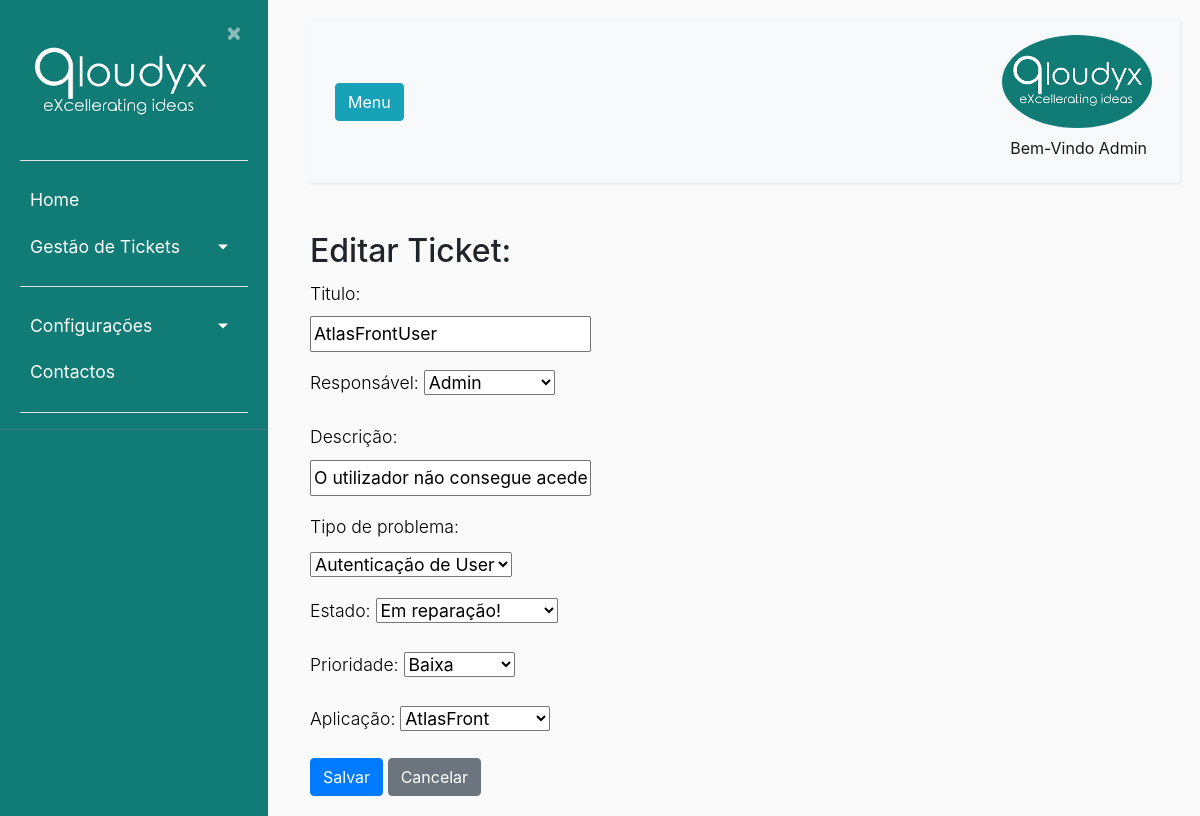
The app's page /1/editar/ (signed in), older data.
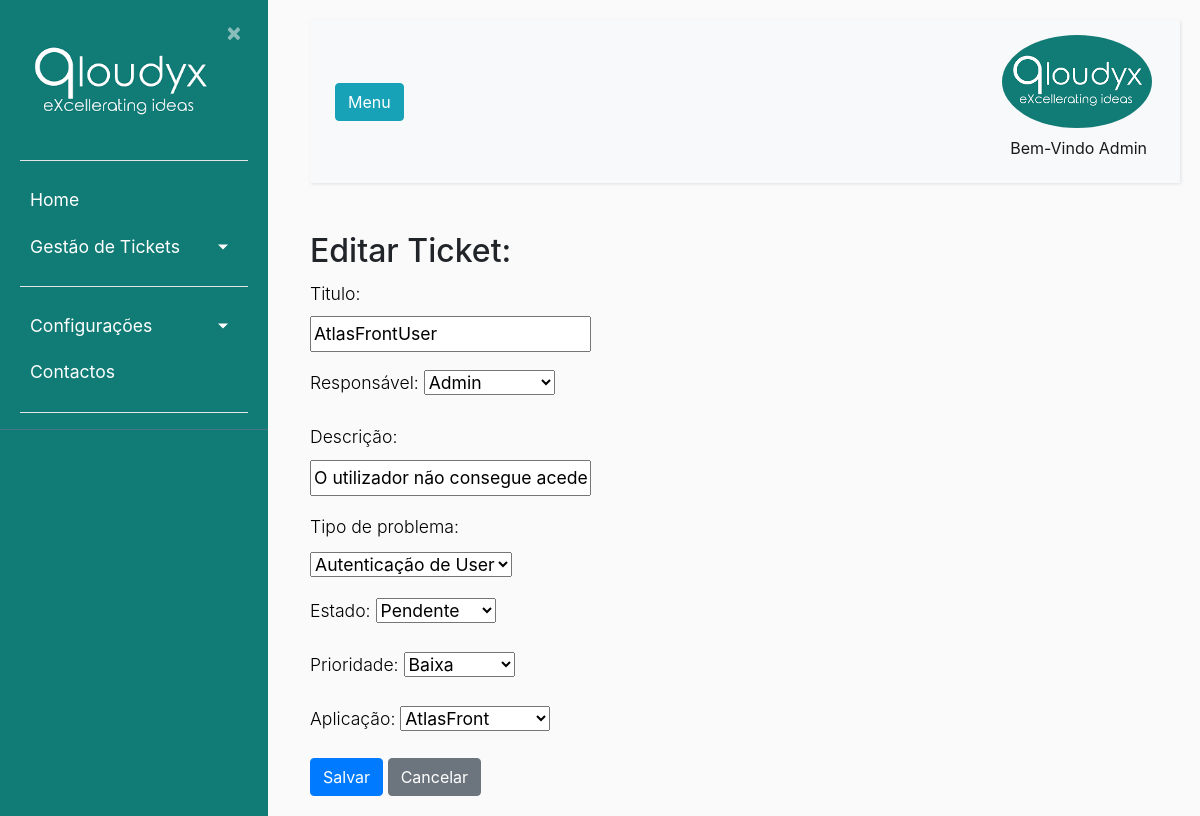
The same page, newer data.
### ticket/models.py (models this page shows)
class StatusLog(models.Model):
    estado = models.ForeignKey(Estado, on_delete=models.CASCADE, verbose_name='Estado')
    usuario = models.ForeignKey(Usuarios, on_delete=models.CASCADE, verbose_name='Utilizador')
    dataHora = models.DateTimeField(default=timezone.now(), verbose_name='Data de Criação')
    def __str__(self):
        return f"{self.estado}"

class Estado(models.Model):
    estado = models.CharField(max_length=20)
    cor = models.CharField(max_length=30)
    font_color = models.CharField(max_length=30)
    descricao = models.CharField(max_length=300)
    def __str__(self):
        return self.estado

### ticket/views.py (the view, shortened to what this page needs)
# urls.py: path('<int:pk>/editar/', views.editar_ticket, name='editar_ticket'),  # Editar ticket
@login_required
def editar_ticket(request, pk):
    if request.user.nome == "Admin" or request.user.role == "Interno":
        ticket = get_object_or_404(Ticket,pk=pk)
        if request.method == 'POST':
            form = TicketFormAdmin(request.POST, instance=ticket)
            if form.is_valid():
                form.save()
                messages.success(request, f'Ticket editado com sucesso.')
                return redirect(reverse('listaticket'))
        else:
            form = TicketFormAdmin(instance=ticket)
        return render(request, 'ticket/editar_ticket.html', {'form': form, 'ticket': ticket})

### users/forms.py
class TicketFormAdmin(forms.ModelForm):
    class Meta:
        model = Ticket
        fields = ['nome','usuarios','descricao','app_tpPedidos','estado','prioridade', 'usuario_app']
        labels = {
        "nome": "Titulo",
        "descricao":"Descrição",
        "app_tpPedidos": "Tipo de problema",
        "estado": "Estado",
        "prioridade":"Prioridade",
        "usuario_app" : "Aplicação",
    }

### ticket/models.py (called while the page is built)
    def __str__(self):
        return self.nome

    def __str__(self):
        return self.nome

    def __str__(self):
        return self.nome

    def __str__(self):
        return self.nome

    def __str__(self):
        return f"{self.app}"

    def __str__(self):
        return f"{self.tipoPedidos}"

### ticket/templates/ticket/editar_ticket.html (shortened to what this page needs)
{% extends "ticket/base.html" %}
{% block content %}
    <body>
        <h2 class="mt-2">Editar Ticket: {{ object.pk }} {{ object.titulo }}</h2>
        <form method="post">
            {{ form.as_p }}
            <button type="submit" class="btn btn-primary">Salvar</button>
            <a href="{% url 'listaticket' %}" class="btn btn-secondary">Cancelar</a>
        </form>
    </body>
{% endblock content %}

Row changes from the older to the newer data that the page shows:
changed StatusLog: estado "Em reparação!" → "Pendente"
